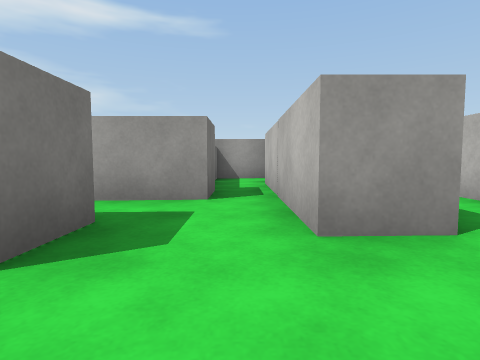
[1] (above)

17 first-person views from a walk through a Unity game level. The camera is 0.45 m above the floor, tilts 4° down and sees 80° across. The floor is counted in squares, 1 m on a side. Each view is taken from the middle of a square. On the plan, view 1 faces up. The plan holds only what a view shows up to about 9 squares ahead; the rest is blank. The place goes on beyond the plan. The player is left out. Surface patterns are stand-ins for the level's own textures.

[2]
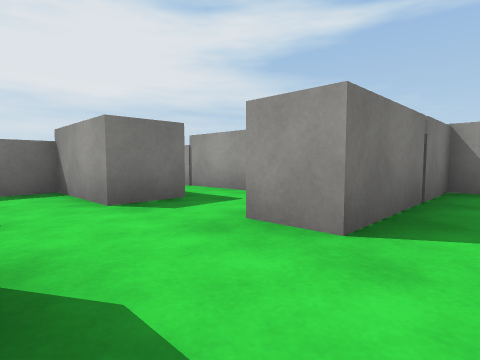

[3]
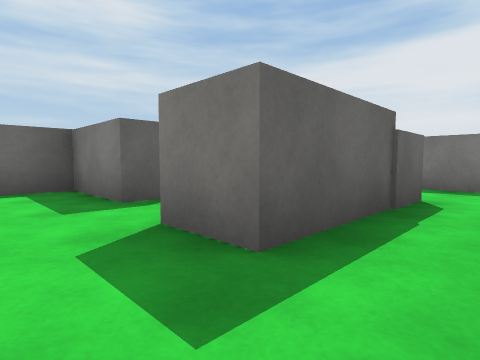

[4]
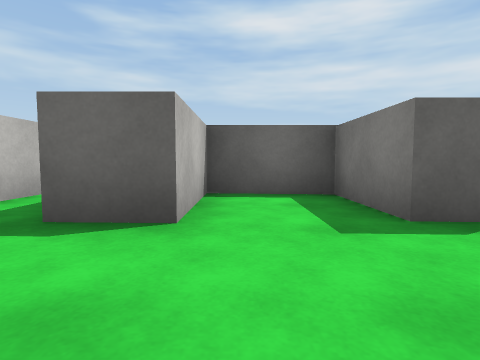

[5]
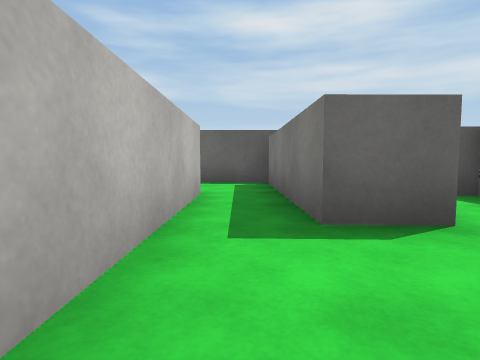

[6]
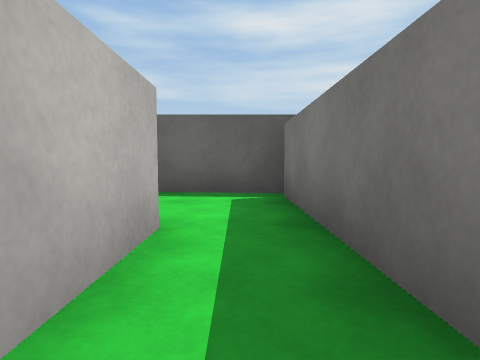

[7]
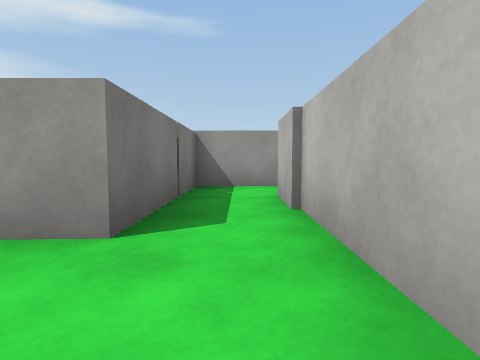

[8]
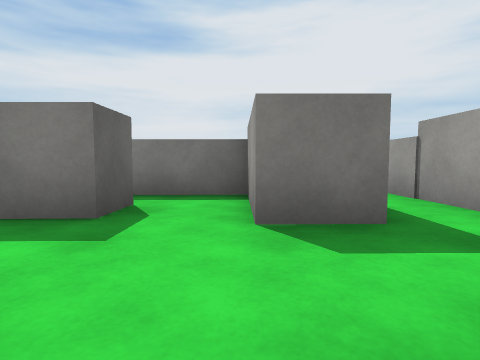

[9]
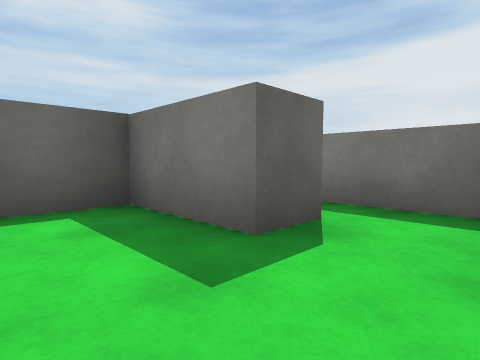

[10]
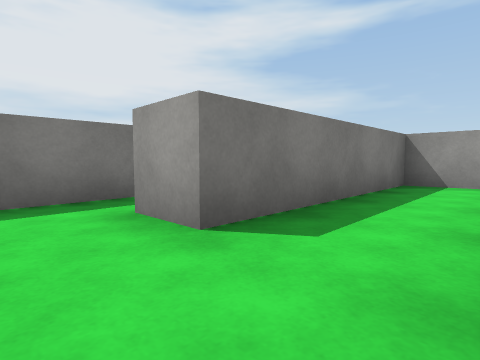

[11]
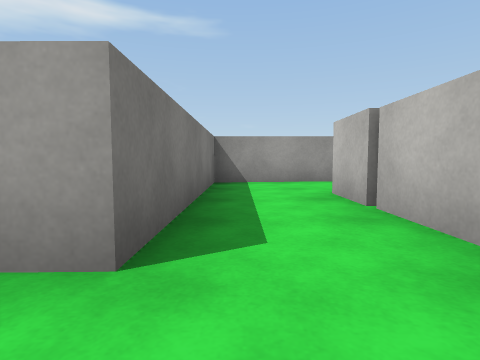

[12]
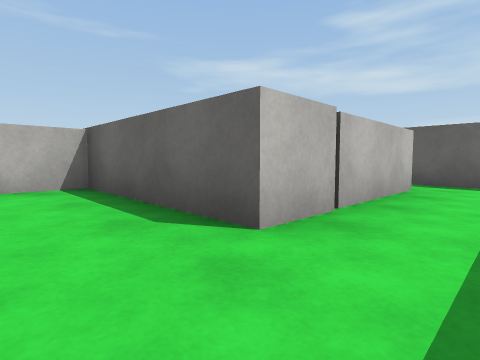

[13]
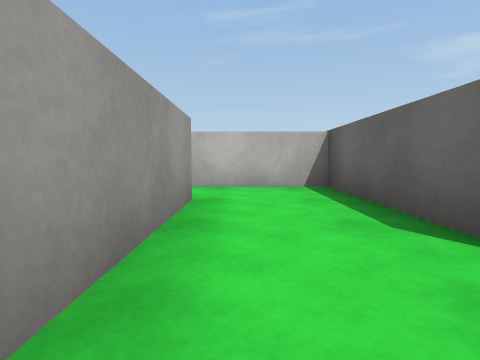

[14]
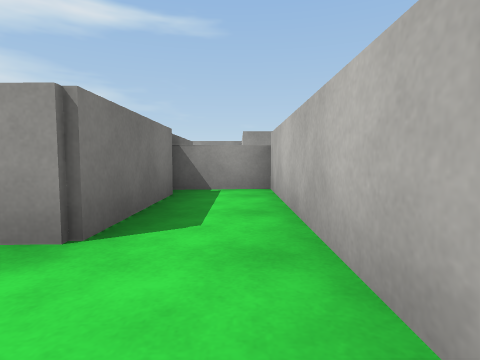

[15]
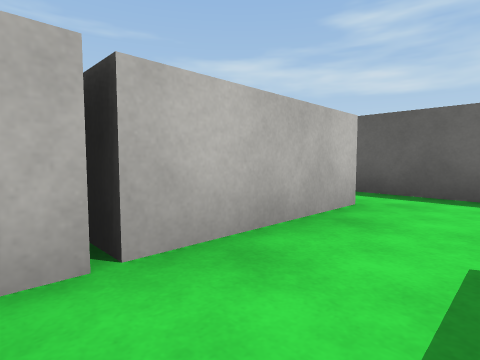

[16]
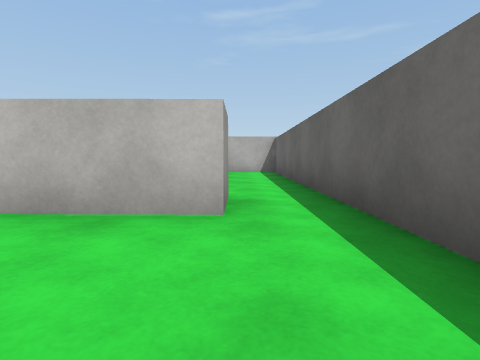

[17]
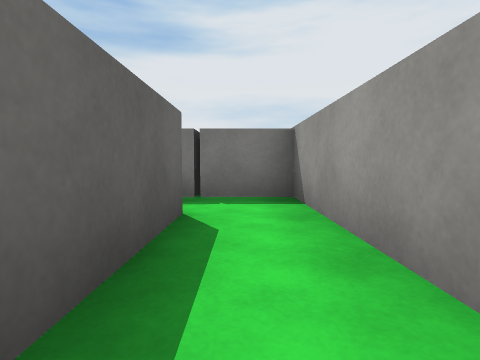

### Floor plan
Points are (right, up) in squares from view 1. A wall is a line through its corners. A room is listed if a view was taken in it or the views show most of it. See-through windows are left out.
Room 1 (views 1, 2, 3, 4, 5, 6, 7, 8, 9)
walls: (2.5, -0.4) (2.5, 3.5); (2.5, 4.7) (1.3, 4.7); (-4, 2.1) (-3, 2.1) (-3, -0.7); (-1.4, -1.9) (0.5, -1.9) (0.5, 0) (1.4, 0)
ways out: opening at (3.5, 4) to room 4; opening at (2, -1) to room 5; opening at (0, 5)
objects: other object (-3, 3) to (-3, 5); other object (-2, -1) to (-2, 0); other object (-2, 1) to (-1, 2); other object (-2, 3) to (-1, 4); other object (1, 2) to (1, 3); other object (1, 4)
Room 2 (views 10, 11, 16)
walls: (3.5, -0.4) (3.5, -1.9) (2.5, -1.9); (2.4, -4) (9.5, -4)
ways out: opening at (4, 0) to room 3; opening at (3, -2.5) to room 5
objects: other object (5, -3) to (6, -1)
Room 3 (views 12, 13, 14, 15)
walls: (5.2, -0.4) (5.2, 0.6) (8.4, 0.6) (8.4, 2.6); (7.1, 2.5) (3.5, 2.5) (3.5, -0.4)
ways out: opening at (4, 0) to room 2; opening at (8, 3)
Room 4 (view 17)
walls: (4.3, 4.7) (2.5, 4.7); (2.5, 3.5) (4.5, 3.5)
ways out: opening at (3.5, 4) to room 1
Room 5 (no view inside)
walls: (2.5, -1.9) (2.5, -0.4); (1.4, 0) (1.4, -3.8); (1.2, -4) (2.4, -4)
ways out: opening at (2, -1) to room 1; opening at (3, -2.5) to room 2

Positions as (right, up) in squares from view 1, and headings:
1: (0, 0), facing up
2: (2, 0), facing up-left
3: (0, 3), facing down-left
4: (0, 2), facing down
5: (2, 2), facing down
6: (2, 0), facing down
7: (2, 0), facing up
8: (1, 1), facing left
9: (0, 1), facing down-left
10: (5, -3), facing up-left
11: (4, -3), facing up
12: (4, 2), facing down-right
13: (4, 2), facing right
14: (8, 1), facing up
15: (4, 0), facing down-right
16: (3, -3), facing right
17: (5, 4), facing left
